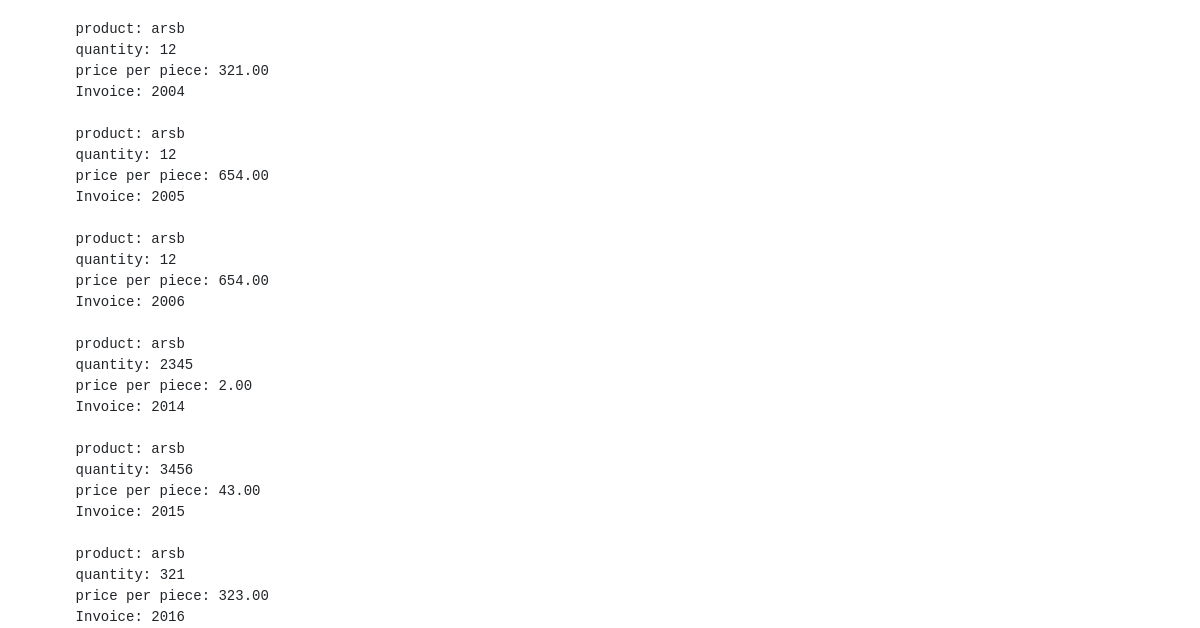
/backend/allorders/ (signed in, lower part), run on an earlier commit of the app's database.
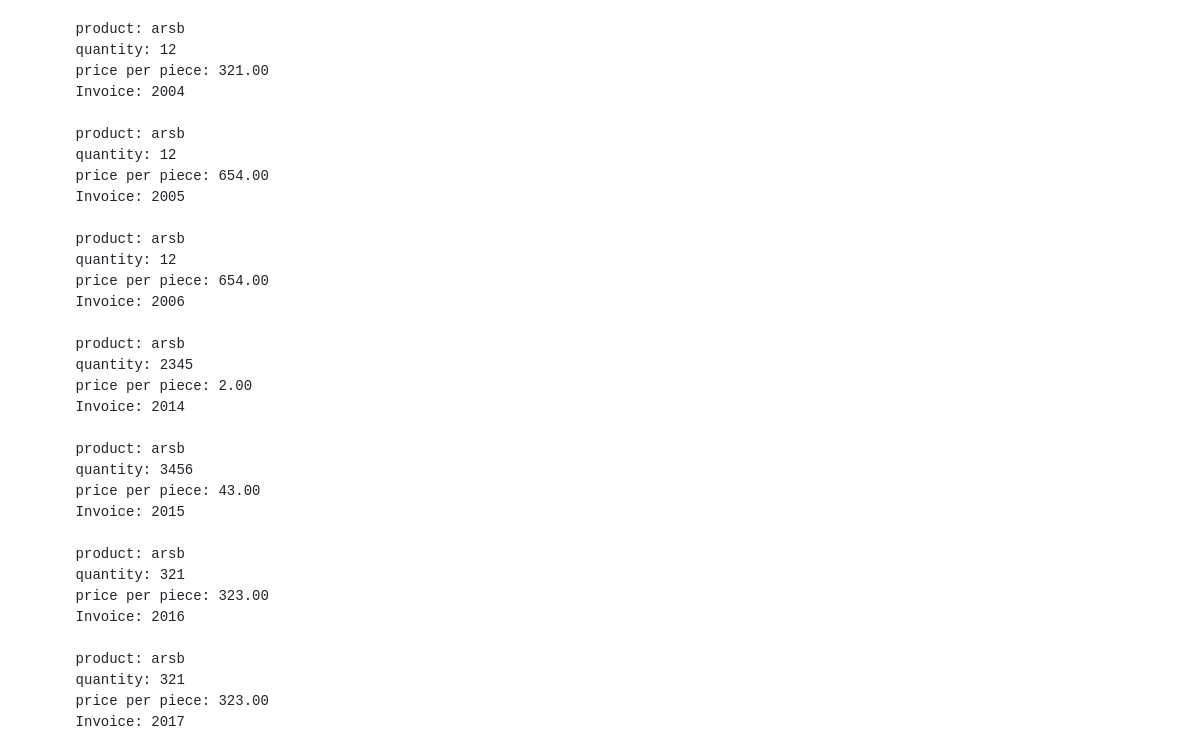
And on a later commit of the database.
### backend/models.py (models this page shows)
class OrderModel(models.Model):
    date = models.DateTimeField(auto_now_add=True)
    product = models.ForeignKey("backend.ProductsModel", on_delete=models.CASCADE,null=False,default=None)
    quantity = models.IntegerField()
    price_per_PSC = models.DecimalField(max_digits=15, decimal_places=2)
    invoice_no = models.ForeignKey("backend.InvoiceModel", on_delete=models.CASCADE,unique=False,null=False)

class ProductsModel(models.Model):
    PRODUCT_TYPE = TRANSACTION_TYPES = [
        ('BALL', 'BALL'),
        ('GUN', 'GUN'),
    ]
    name = models.CharField(max_length=30,unique=True)
    timpstamp = models.DateField(auto_now_add=True)
    instock = models.IntegerField()
    size = models.CharField(max_length=15)
    type = models.CharField(max_length=10,choices=PRODUCT_TYPE)
    description = models.TextField()
    def __str__(self):
        return self.name

class InvoiceModel(models.Model):
    buyer_id = models.ForeignKey("backend.ClientsModel", on_delete=models.CASCADE,unique=False)
    def __str__(self):
        return str(self.id)

### backend/views.py (the view)
# urls.py: path('allorders/',OrderListView.as_view(),name='invoice_list'),
class OrderListView(LoginRequiredMixin,ListView):
    model = OrderModel

### templates/backend/ordermodel_list.html
{% extends "backend/base.html" %}
{% block content %}
{% for object in object_list %}
<pre style="margin: 0;padding: 0;">
    product: {{ object.product }}
    quantity: {{ object.quantity }}
    price per piece: {{ object.price_per_PSC }}
    Invoice: {{ object.invoice_no }}
</pre>
{% empty %}
<li>No objects yet.</li>
{% endfor %}
{% endblock content %}

### templates/backend/base.html (shortened to what this page needs)
<!DOCTYPE html>
<html lang="en">
  <head>
    <link
      href="https://cdn.jsdelivr.net/npm/bootstrap@5.0.2/dist/css/bootstrap.min.css"
      rel="stylesheet"
    />
    {% load static %}
    {% load bootstrap5 %}
    {% load crispy_forms_tags %}
    {% bootstrap_css %}
    <link rel="stylesheet" href="{% static "style.css" %}">
  </head>
  <body>
    <div class="container">
        {% block content %}{% endblock content %}
    </div>
  </body>
</html>

### static/style.css (style rules this page uses)
pre { margin: 0; padding: 0; }

What changed in the data, as far as the page shows it:
added OrderModel: product "arsb", quantity "321", price_per_PSC "323.00", invoice_no "2017"
